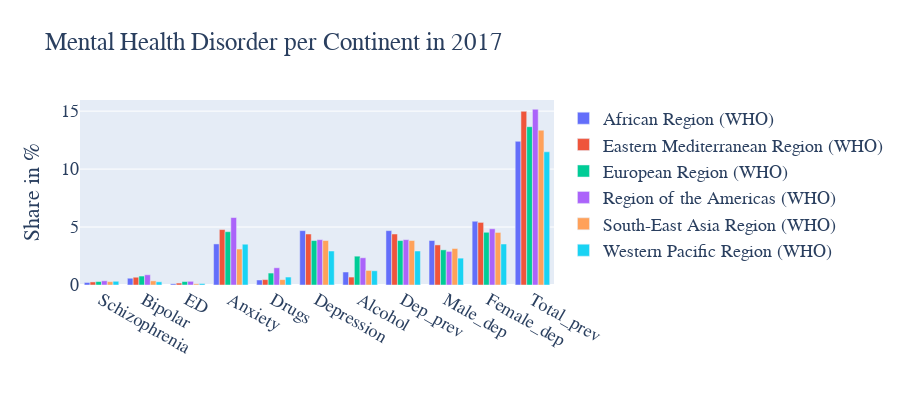

Notebook cell for this chart:
### Code cell
plot_df = (df_cont
               .groupby('Continent')
               .mean()
               .reset_index()
               .drop(columns=['Year'])
               .melt(id_vars='Continent')
          )


fig = px.bar(plot_df, x="variable", y="value",
             color="Continent", barmode="group",
             title="Mental Health per Continent",
             height=400)

fig.update_layout(    
    yaxis_title="Share in %",
    xaxis_title="",
    font_family="Courier New",
    font_size=18,
    legend_title="",
)
fig.show()

### Figure 1 — Plotly figure (JSON) as saved in the notebook; plotly's stock layout.template omitted (floating-point values rounded to 4 significant figures)
{"data": [{"alignmentgroup": "True", "hovertemplate": "Continent=African Region (WHO)<br>variable=%{x}<br>value=%{y}<extra></extra>", "legendgroup": "African Region (WHO)", "marker": {"color": "#636efa", "pattern": {"shape": ""}}, "name": "African Region (WHO)", "offsetgroup": "African Region (WHO)", "orientation": "v", "showlegend": true, "textposition": "auto", "type": "bar", "x": ["Schizophrenia", "Bipolar", "ED", "Anxiety", "Drugs", "Depression", "Alcohol", "Dep_prev", "Male_dep", "Female_dep", "Total_prev"], "xaxis": "x", "y": [0.2176, 0.5838, 0.1034, 3.543, 0.4319, 4.69, 1.122, 4.69, 3.837, 5.5, 12.4], "yaxis": "y"}, {"alignmentgroup": "True", "hovertemplate": "Continent=Eastern Mediterranean Region (WHO)<br>variable=%{x}<br>value=%{y}<extra></extra>", "legendgroup": "Eastern Mediterranean Region (WHO)", "marker": {"color": "#EF553B", "pattern": {"shape": ""}}, "name": "Eastern Mediterranean Region (WHO)", "offsetgroup": "Eastern Mediterranean Region (WHO)", "orientation": "v", "showlegend": true, "textposition": "auto", "type": "bar", "x": ["Schizophrenia", "Bipolar", "ED", "Anxiety", "Drugs", "Depression", "Alcohol", "Dep_prev", "Male_dep", "Female_dep", "Total_prev"], "xaxis": "x", "y": [0.264, 0.6704, 0.1679, 4.782, 0.4676, 4.4, 0.685, 4.4, 3.459, 5.401, 14.98], "yaxis": "y"}, {"alignmentgroup": "True", "hovertemplate": "Continent=European Region (WHO)<br>variable=%{x}<br>value=%{y}<extra></extra>", "legendgroup": "European Region (WHO)", "marker": {"color": "#00cc96", "pattern": {"shape": ""}}, "name": "European Region (WHO)", "offsetgroup": "European Region (WHO)", "orientation": "v", "showlegend": true, "textposition": "auto", "type": "bar", "x": ["Schizophrenia", "Bipolar", "ED", "Anxiety", "Drugs", "Depression", "Alcohol", "Dep_prev", "Male_dep", "Female_dep", "Total_prev"], "xaxis": "x", "y": [0.2966, 0.7728, 0.2961, 4.599, 1.03, 3.833, 2.487, 3.833, 3.033, 4.549, 13.66], "yaxis": "y"}, {"alignmentgroup": "True", "hovertemplate": "Continent=Region of the Americas (WHO)<br>variable=%{x}<br>value=%{y}<extra></extra>", "legendgroup": "Region of the Americas (WHO)", "marker": {"color": "#ab63fa", "pattern": {"shape": ""}}, "name": "Region of the Americas (WHO)", "offsetgroup": "Region of the Americas (WHO)", "orientation": "v", "showlegend": true, "textposition": "auto", "type": "bar", "x": ["Schizophrenia", "Bipolar", "ED", "Anxiety", "Drugs", "Depression", "Alcohol", "Dep_prev", "Male_dep", "Female_dep", "Total_prev"], "xaxis": "x", "y": [0.3624, 0.8829, 0.3173, 5.818, 1.486, 3.912, 2.348, 3.912, 2.9, 4.85, 15.16], "yaxis": "y"}, {"alignmentgroup": "True", "hovertemplate": "Continent=South-East Asia Region (WHO)<br>variable=%{x}<br>value=%{y}<extra></extra>", "legendgroup": "South-East Asia Region (WHO)", "marker": {"color": "#FFA15A", "pattern": {"shape": ""}}, "name": "South-East Asia Region (WHO)", "offsetgroup": "South-East Asia Region (WHO)", "orientation": "v", "showlegend": true, "textposition": "auto", "type": "bar", "x": ["Schizophrenia", "Bipolar", "ED", "Anxiety", "Drugs", "Depression", "Alcohol", "Dep_prev", "Male_dep", "Female_dep", "Total_prev"], "xaxis": "x", "y": [0.2877, 0.356, 0.1009, 3.104, 0.4639, 3.837, 1.258, 3.837, 3.149, 4.534, 13.35], "yaxis": "y"}, {"alignmentgroup": "True", "hovertemplate": "Continent=Western Pacific Region (WHO)<br>variable=%{x}<br>value=%{y}<extra></extra>", "legendgroup": "Western Pacific Region (WHO)", "marker": {"color": "#19d3f3", "pattern": {"shape": ""}}, "name": "Western Pacific Region (WHO)", "offsetgroup": "Western Pacific Region (WHO)", "orientation": "v", "showlegend": true, "textposition": "auto", "type": "bar", "x": ["Schizophrenia", "Bipolar", "ED", "Anxiety", "Drugs", "Depression", "Alcohol", "Dep_prev", "Male_dep", "Female_dep", "Total_prev"], "xaxis": "x", "y": [0.3212, 0.2732, 0.1232, 3.517, 0.687, 2.932, 1.228, 2.932, 2.317, 3.536, 11.49], "yaxis": "y"}], "layout": {"barmode": "group", "font": {"family": "Courier New", "size": 18}, "height": 400, "legend": {"title": {"text": ""}, "tracegroupgap": 0}, "title": {"text": "Mental Health Disorder per Continent in 2017"}, "xaxis": {"anchor": "y", "domain": [0, 1], "title": {"text": ""}}, "yaxis": {"anchor": "x", "domain": [0, 1], "title": {"text": "Share in %"}}}}
